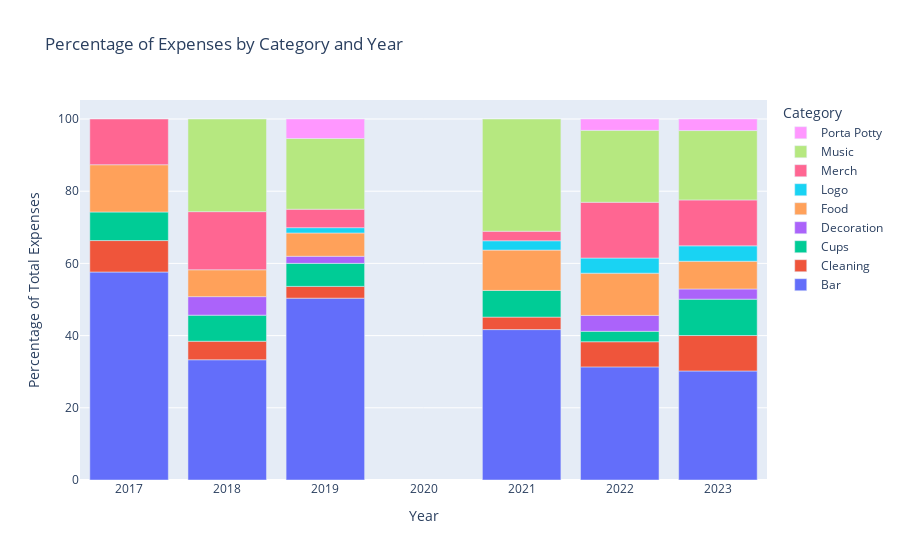

The cell this chart's notebook holds for it:
### Code cell
# group and sort sums by Category and Year
df_cat_year_sum = df.groupby(["Category", "Year"]).sum().reset_index()

# calculate total expenses per year
total_expenses_per_year = df.groupby("Year")["Amount"].sum().reset_index()

# merge total expenses into df_cat_year_sum
df_cat_year_sum = pd.merge(
    df_cat_year_sum, total_expenses_per_year, on="Year", suffixes=("", "_total")
)

# calculate percentage for each category-year combination
df_cat_year_sum["Percentage"] = (
    df_cat_year_sum["Amount"] / df_cat_year_sum["Amount_total"]
) * 100

# plot the chart
fig = px.bar(
    df_cat_year_sum,
    x="Year",
    y="Percentage",
    color="Category",
    labels={"Percentage": "Percentage of Total Expenses", "Year": "Year"},
    title="Percentage of Expenses by Category and Year",
    hover_data=["Category", "Percentage"],
    category_orders={"Category": sorted(df["Category"].unique())},
    custom_data=["Category"],
)

# set the legend order
fig.update_layout(legend=dict(title="Category", traceorder="reversed"))

# format percentage and display the category in the hover
fig.update_traces(hovertemplate="Category: %{customdata[0]}<br>Percentage: %{y:.2f}%")

fig.show()

### Figure 1 — Plotly figure (JSON) as saved in the notebook; plotly's stock layout.template omitted (floating-point values rounded to 4 significant figures)
{"data": [{"alignmentgroup": "True", "customdata": [["Bar"], ["Bar"], ["Bar"], ["Bar"], ["Bar"], ["Bar"]], "hovertemplate": "Category: %{customdata[0]}<br>Percentage: %{y:.2f}%", "legendgroup": "Bar", "marker": {"color": "#636efa", "pattern": {"shape": ""}}, "name": "Bar", "offsetgroup": "Bar", "orientation": "v", "showlegend": true, "textposition": "auto", "type": "bar", "x": [2017, 2018, 2019, 2021, 2022, 2023], "xaxis": "x", "y": [57.61, 33.31, 50.37, 41.67, 31.33, 30.2], "yaxis": "y"}, {"alignmentgroup": "True", "customdata": [["Cleaning"], ["Cleaning"], ["Cleaning"], ["Cleaning"], ["Cleaning"], ["Cleaning"]], "hovertemplate": "Category: %{customdata[0]}<br>Percentage: %{y:.2f}%", "legendgroup": "Cleaning", "marker": {"color": "#EF553B", "pattern": {"shape": ""}}, "name": "Cleaning", "offsetgroup": "Cleaning", "orientation": "v", "showlegend": true, "textposition": "auto", "type": "bar", "x": [2017, 2018, 2019, 2021, 2022, 2023], "xaxis": "x", "y": [8.709, 5.133, 3.264, 3.454, 6.971, 9.821], "yaxis": "y"}, {"alignmentgroup": "True", "customdata": [["Cups"], ["Cups"], ["Cups"], ["Cups"], ["Cups"], ["Cups"]], "hovertemplate": "Category: %{customdata[0]}<br>Percentage: %{y:.2f}%", "legendgroup": "Cups", "marker": {"color": "#00cc96", "pattern": {"shape": ""}}, "name": "Cups", "offsetgroup": "Cups", "orientation": "v", "showlegend": true, "textposition": "auto", "type": "bar", "x": [2017, 2018, 2019, 2021, 2022, 2023], "xaxis": "x", "y": [7.918, 7.216, 6.383, 7.397, 2.889, 10.07], "yaxis": "y"}, {"alignmentgroup": "True", "customdata": [["Decoration"], ["Decoration"], ["Decoration"], ["Decoration"]], "hovertemplate": "Category: %{customdata[0]}<br>Percentage: %{y:.2f}%", "legendgroup": "Decoration", "marker": {"color": "#ab63fa", "pattern": {"shape": ""}}, "name": "Decoration", "offsetgroup": "Decoration", "orientation": "v", "showlegend": true, "textposition": "auto", "type": "bar", "x": [2018, 2019, 2022, 2023], "xaxis": "x", "y": [5.133, 1.959, 4.4, 2.818], "yaxis": "y"}, {"alignmentgroup": "True", "customdata": [["Food"], ["Food"], ["Food"], ["Food"], ["Food"], ["Food"]], "hovertemplate": "Category: %{customdata[0]}<br>Percentage: %{y:.2f}%", "legendgroup": "Food", "marker": {"color": "#FFA15A", "pattern": {"shape": ""}}, "name": "Food", "offsetgroup": "Food", "orientation": "v", "showlegend": true, "textposition": "auto", "type": "bar", "x": [2017, 2018, 2019, 2021, 2022, 2023], "xaxis": "x", "y": [13.09, 7.442, 6.457, 11.17, 11.7, 7.685], "yaxis": "y"}, {"alignmentgroup": "True", "customdata": [["Logo"], ["Logo"], ["Logo"], ["Logo"]], "hovertemplate": "Category: %{customdata[0]}<br>Percentage: %{y:.2f}%", "legendgroup": "Logo", "marker": {"color": "#19d3f3", "pattern": {"shape": ""}}, "name": "Logo", "offsetgroup": "Logo", "orientation": "v", "showlegend": true, "textposition": "auto", "type": "bar", "x": [2019, 2021, 2022, 2023], "xaxis": "x", "y": [1.469, 2.584, 4.194, 4.27], "yaxis": "y"}, {"alignmentgroup": "True", "customdata": [["Merch"], ["Merch"], ["Merch"], ["Merch"], ["Merch"], ["Merch"]], "hovertemplate": "Category: %{customdata[0]}<br>Percentage: %{y:.2f}%", "legendgroup": "Merch", "marker": {"color": "#FF6692", "pattern": {"shape": ""}}, "name": "Merch", "offsetgroup": "Merch", "orientation": "v", "showlegend": true, "textposition": "auto", "type": "bar", "x": [2017, 2018, 2019, 2021, 2022, 2023], "xaxis": "x", "y": [12.67, 16.1, 5.113, 2.639, 15.45, 12.71], "yaxis": "y"}, {"alignmentgroup": "True", "customdata": [["Music"], ["Music"], ["Music"], ["Music"], ["Music"]], "hovertemplate": "Category: %{customdata[0]}<br>Percentage: %{y:.2f}%", "legendgroup": "Music", "marker": {"color": "#B6E880", "pattern": {"shape": ""}}, "name": "Music", "offsetgroup": "Music", "orientation": "v", "showlegend": true, "textposition": "auto", "type": "bar", "x": [2018, 2019, 2021, 2022, 2023], "xaxis": "x", "y": [25.66, 19.59, 31.09, 19.92, 19.22], "yaxis": "y"}, {"alignmentgroup": "True", "customdata": [["Porta Potty"], ["Porta Potty"], ["Porta Potty"]], "hovertemplate": "Category: %{customdata[0]}<br>Percentage: %{y:.2f}%", "legendgroup": "Porta Potty", "marker": {"color": "#FF97FF", "pattern": {"shape": ""}}, "name": "Porta Potty", "offsetgroup": "Porta Potty", "orientation": "v", "showlegend": true, "textposition": "auto", "type": "bar", "x": [2019, 2022, 2023], "xaxis": "x", "y": [5.401, 3.146, 3.203], "yaxis": "y"}], "layout": {"barmode": "relative", "legend": {"title": {"text": "Category"}, "tracegroupgap": 0, "traceorder": "reversed"}, "title": {"text": "Percentage of Expenses by Category and Year"}, "xaxis": {"anchor": "y", "domain": [0, 1], "title": {"text": "Year"}}, "yaxis": {"anchor": "x", "domain": [0, 1], "title": {"text": "Percentage of Total Expenses"}}}}
